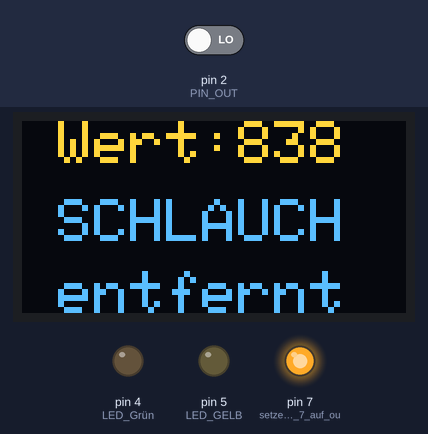
This program was run on a simulated Arduino Nano, built with avr-gcc and run on an emulated ATmega328P. Shown: 128×64 one-colour display, output pins drawn as LEDs (lit = HIGH). The test bench sets the inputs (shaded band); at power-on: pin 2 (PIN_OUT) LOW. The OLED is the two-colour kind (top 16 rows yellow); pins used as bus, display or sensor lines are not drawn; what the program prints to the serial monitor is not drawn.

Above: at 1.2 s.
1.3 s: pin 2 (PIN_OUT) driven HIGH
At 3.0 s:
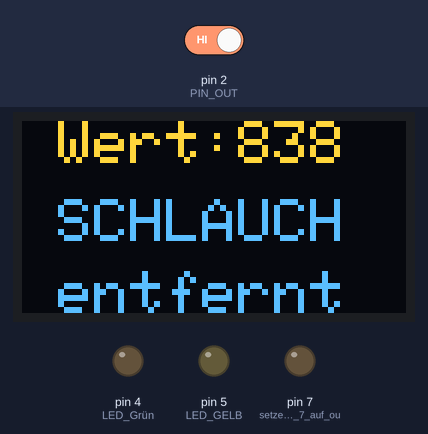
3.4 s: pin 2 (PIN_OUT) driven LOW
At 4.5 s:
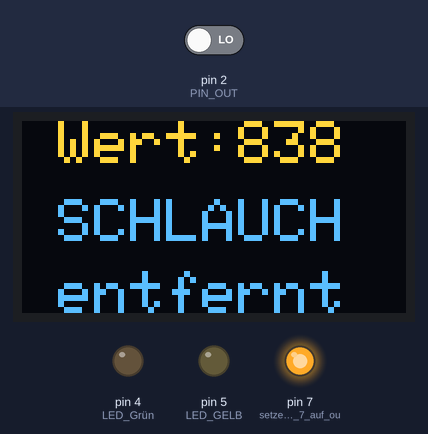
Timing chart, 0 to 6.4 s (numbered marks = the images above; inputs shaded):
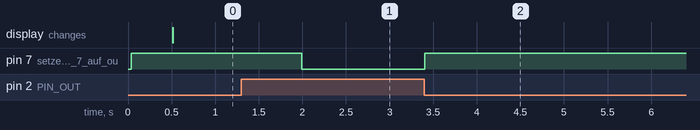

Measured:
- after the input at 1.3 s, pin 7 (setze_digitalpin_7_auf_ou): HIGH → LOW after 0.69 s
- after the input at 3.4 s, pin 7 (setze_digitalpin_7_auf_ou): LOW → HIGH at once

The program:

main.cpp
```cpp
#define PIN_OUT 2
#define PIN_SCK 3
#include <Wire.h>
#include <Adafruit_GFX.h>
#include <Adafruit_SSD1306.h>
#define SCREEN_WIDTH 128
#define SCREEN_HEIGHT 64

#include <RCSwitch.h>

RCSwitch rcSwitch = RCSwitch();

Adafruit_SSD1306 display(SCREEN_WIDTH, SCREEN_HEIGHT, &Wire, -1);

// Drucksensor

int Sensorpin = A0; // Definition, an welcher Stelle am Mikrocontroller der Sensorwert ausgelesen werden soll

// int a;

void setup()
{

  Serial.begin(9600);
  // Sendemodul an dem digitalen PIN 10 angeschlossen.
  rcSwitch.enableTransmit(10);

  pinMode(7, OUTPUT); // setze digitalpin 7 auf output

  pinMode(4, OUTPUT); // LED Grün
  pinMode(5, OUTPUT); // LED GELB
  pinMode(7, OUTPUT); // LED ROT

  pinMode(PIN_OUT, INPUT);
  pinMode(PIN_SCK, OUTPUT);
  display.begin(SSD1306_SWITCHCAPVCC, 0x3C); // eventuell 0x3D - benutze den I2C_Scanner

  Serial.begin(9600);
}

void loop()
{
  digitalWrite(7, LOW); // buzzer++

  digitalWrite(4, LOW); // LED orange
  digitalWrite(5, LOW); // lED ROT
  digitalWrite(6, LOW); // LED grün

  // wait for the current reading to finish
  while (digitalRead(PIN_OUT))
  {
  }

  // read 24 bits
  long result = 0;
  for (int i = 0; i < 24; i++)
  {
    digitalWrite(PIN_SCK, HIGH);
    digitalWrite(PIN_SCK, LOW);
    result = result << 1;
    if (digitalRead(PIN_OUT))
    {
      result++;
    }
  }

  // get the 2s compliment
  result = result ^ 0x800000;

  // pulse the clock line 3 times to start the next pressure reading
  for (byte i = 0; i < 3; i++)
  {
    digitalWrite(PIN_SCK, HIGH);
    digitalWrite(PIN_SCK, LOW);
  }

  Serial.println(result);
  int resultat;
  resultat = result / 10000;

  ////   mittleren Wert ermitteln///////////////////////////

  // resultat = map(resultat, 780, 1800, 780, 1800);

  display.clearDisplay();
  display.setTextColor(WHITE);
  display.setTextSize(2);
  display.setCursor(12, 0);
  display.println("Wert:");
  display.setCursor(72, 0);
  display.println(resultat);
  display.setTextSize(2);
  display.setCursor(0, 26);
  display.println(" SCHLAUCH");
  display.setTextSize(2);
  display.setCursor(0, 50);

  // Konvertiere 'resultat' zu 'const char*'
  char sendValue[10];
  itoa(resultat, sendValue, 10); // Konvertiert 'resultat' in eine Zeichenkette

  if (resultat > 1630)
  {

    Serial.println(resultat);
    display.println("K N I C K");
    digitalWrite(7, HIGH);
    digitalWrite(5, HIGH);

    // Senden von resultat
    rcSwitch.send(sendValue);
  }

  if ((resultat > 1350) and resultat < 1500)
  {

    Serial.println(resultat);
    display.println(" VERDREHT");
    digitalWrite(7, HIGH);
    digitalWrite(5, HIGH);

    // Senden von resultat
    rcSwitch.send(sendValue);
  }

  if ((resultat > 1130) and resultat < 1350)
  {

    Serial.println(resultat);

    display.println(" NORMAL");
    digitalWrite(4, HIGH);

    // Senden von resultat
    rcSwitch.send(sendValue);
  }

  if (resultat < 1150)
  {
    Serial.println(resultat);
    Serial.println("entfernt");
    display.println(" entfernt");
    digitalWrite(6, HIGH);
    digitalWrite(7, HIGH);

    // Senden von resultat
    rcSwitch.send(sendValue);

    // if (resultat=758);
    // Serial.print(resultat);
    // if (resultat=0);
    // Serial.print(resultat);

    // delay(1000);
  }

  display.display();
  delay(500);
}

// Arduino Anschluss
// OLED GND – Arduino GND
//  OLED VCC – Arduino 5V
// OLED SCL – Arduino A5
//  OLED SDA – Arduino A4
```
